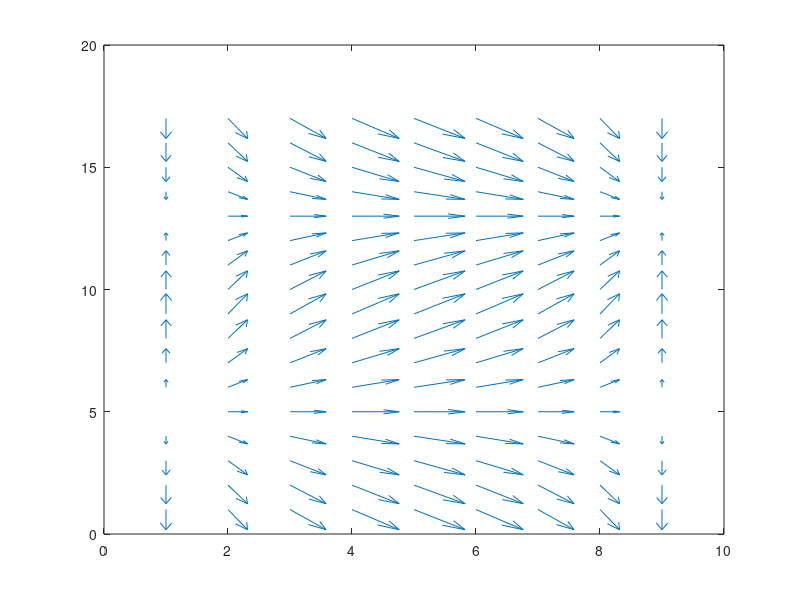

Recreate this plot in MATLAB.
%=============================================================================
% Copyright (c) 2016-present Allan CORNET (Nelson)
%=============================================================================
% This file is part of the Nelson.
%=============================================================================
% LICENCE_BLOCK_BEGIN
% SPDX-License-Identifier: LGPL-3.0-or-later
% LICENCE_BLOCK_END
%=============================================================================
% <--ADV-CLI MODE-->
%=============================================================================
f = figure();
[X, Y] = meshgrid(0:pi/8:pi, -pi:pi/8:pi);
U1 = sin(X);
V1 = cos(Y);
quiver(U1, V1)
%=============================================================================
